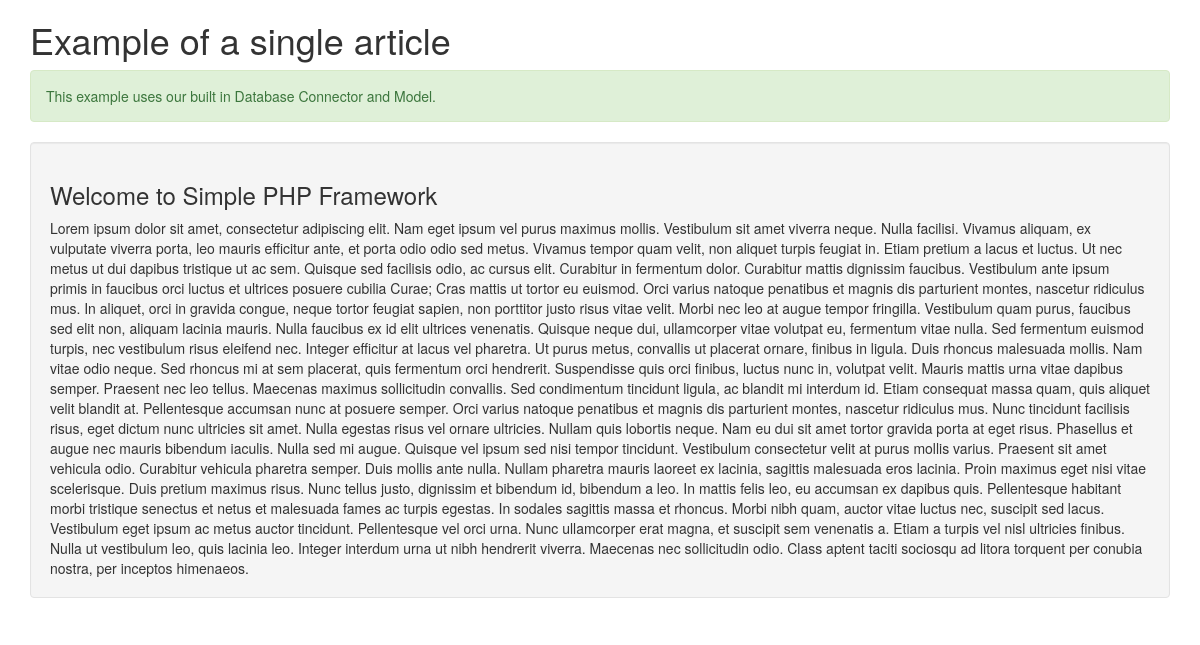
Page /home/article/welcome-to-simple-php-framework/ on the committed database.
### tables this page shows
CREATE TABLE `posts` (
  `post_id` int(11) NOT NULL,
  `post_title` text NOT NULL,
  `post_slug` text NOT NULL,
  `post_content` text NOT NULL,
  `post_date` timestamp NOT NULL DEFAULT CURRENT_TIMESTAMP
);

### system/Controller.php (called while the page is built, shortened)
<?php
class Controller
{
	public function view($view, $data = "")
	{
		include("app/views/" . $view . ".php");
	}
}

### app/controllers/Home.php (called while the page is built, shortened)
<?php
class Home extends App\Controller
{
    function __construct()
    {
        $this->test_model = new TestModel();
    }
	public function article()
	{
		$post_slug = $this->router->uri_segment(2);
		$data = array(
			'title' => "Example of a single article",
			'message' => 'This example uses our built in Database Connector and Model.',
			'posts' => $this->test_model->get_article($post_slug)
		);
		$this->view('article', $data);
	}
}

### index.php (called while the page is built, shortened)
<?php
require(INCLUDES_DIR . "/autoload.php");
$controller->router->route();

### system/lib/database/MysqliDb.php (called while the page is built, shortened)
<?php
class Db
{
	public static $prefix = '';
	protected $_mysqli;
	protected $_query;
	protected $_queryOptions = array();
	protected $_orderBy = array();
	protected $_groupBy = array();
	protected $_bindParams = array('');
	protected $host;
	protected $username;
	protected $password;
	protected $db;
	protected $port;
	protected $charset;
	public $returnType = 'array';
	protected $_nestJoin = false;
	private $_tableName = '';
	protected $_mapKey = null;
	public function __construct($host = null, $username = null, $password = null, $db = null, $port = null, $charset = 'utf8')
	{
		if (is_object($host)) {
			$this->_mysqli = $host;
		} else {
			$this->host = $host;
		}
		$this->username = $username;
		$this->password = $password;
		$this->db = $db;
		$this->port = $port;
		$this->charset = $charset;
	}
	public function connect()
	{
		$this->_mysqli = new mysqli($this->host, $this->username, $this->password, $this->db, $this->port);
		if ($this->charset) {
			$this->_mysqli->set_charset($this->charset);
		}
	}
	public function mysqli()
	{
		return $this->_mysqli;
	}
	protected function reset()
	{
		$this->_orderBy = array();
		$this->_groupBy = array();
		$this->_bindParams = array('');
		$this->_query = null;
		$this->_queryOptions = array();
		$this->returnType = 'array';
		$this->_nestJoin = false;
		$this->_tableName = '';
		$this->_mapKey = null;
	}
	public function setPrefix($prefix = '')
	{
		self::$prefix = $prefix;
		return $this;
	}
	public function get($tableName, $numRows = null, $columns = '*')
	{
		$column = is_array($columns) ? implode(', ', $columns) : $columns;
		if (strpos($tableName, '.') === false) {
			$this->_tableName = self::$prefix . $tableName;
		} else {
			$this->_tableName = $tableName;
		}
		$this->_query = 'SELECT ' . implode(' ', $this->_queryOptions) . ' ' .
			$column . " FROM " . $this->_tableName;
		$stmt = $this->_buildQuery($numRows);
		$stmt->execute();
		$res = $this->_dynamicBindResults($stmt);
		return $res;
	}
	public function getOne($tableName, $columns = '*')
	{
		$res = $this->get($tableName, 1, $columns);
		if ($res instanceof MysqliDb) {
			return $res;
		} elseif (is_array($res) && isset($res[0])) {
			return $res[0];
		} elseif ($res) {
			return $res;
		}
		return null;
	}
	protected function _determineType($item)
	{
		switch (gettype($item)) {
			case 'NULL':
			case 'string':
				return 's';
				break;
		}
		return '';
	}
	protected function _bindParam($value)
	{
		$this->_bindParams[0] .= $this->_determineType($value);
		array_push($this->_bindParams, $value);
	}
	protected function _buildPair($operator, $value)
	{
		if (!is_object($value)) {
			return ' ' . $operator . ' ? ';
		}
		$subQuery = $value->getSubQuery();
		return " " . $operator . " (" . $subQuery['query'] . ") " . $subQuery['alias'];
	}
	protected function _buildQuery($numRows = null, $tableData = null)
	{
		$stmt = $this->_prepareQuery();
		if (count($this->_bindParams) > 1) {
			call_user_func_array(array($stmt, 'bind_param'), $this->refValues($this->_bindParams));
		}
		return $stmt;
	}
	protected function _dynamicBindResults(mysqli_stmt $stmt)
	{
		$parameters = array();
		$results = array();
		$mysqlLongType = 252;
		$shouldStoreResult = false;
		$meta = $stmt->result_metadata();
		$row = array();
		while ($field = $meta->fetch_field()) {
			if ($field->type == $mysqlLongType) {
				$shouldStoreResult = true;
			}
			if ($this->_nestJoin && $field->table != $this->_tableName) {
				$field->table = substr($field->table, strlen(self::$prefix));
				$row[$field->table][$field->name] = null;
				$parameters[] = & $row[$field->table][$field->name];
			} else {
				$row[$field->name] = null;
				$parameters[] = & $row[$field->name];
			}
		}
		if ($shouldStoreResult) {
			$stmt->store_result();
		}
		call_user_func_array(array($stmt, 'bind_result'), $parameters);
		while ($stmt->fetch()) {
			if ($this->returnType == 'object') {
				$result = new stdClass ();
				foreach ($row as $key => $val) {
					if (is_array($val)) {
						$result->$key = new stdClass ();
						foreach ($val as $k => $v) {
							$result->$key->$k = $v;
						}
					} else {
						$result->$key = $val;
					}
				}
			} else {
				$result = array();
				foreach ($row as $key => $val) {
					if (is_array($val)) {
						foreach ($val as $k => $v) {
							$result[$key][$k] = $v;
						}
					} else {
						$result[$key] = $val;
					}
				}
			}
			if ($this->_mapKey) {
				$results[$row[$this->_mapKey]] = count($row) > 2 ? $result : end($result);
			} else {
				array_push($results, $result);
			}
		}
		return $results;
	}
	protected function _buildCondition($operator, &$conditions)
	{
		if (empty($conditions)) {
			return;
		}
		$this->_query .= ' ' . $operator;
		foreach ($conditions as $cond) {
			list ($concat, $varName, $operator, $val) = $cond;
			$this->_query .= " " . $concat . " " . $varName;
			switch (strtolower($operator)) {
				default:
					if (is_array($val)) {
						$this->_bindParams($val);
					} elseif ($val === null) {
						$this->_query .= ' ' . $operator . " NULL";
					} elseif ($val != 'DBNULL' || $val == '0') {
						$this->_query .= $this->_buildPair($operator, $val);
					}
			}
		}
	}
	protected function _buildGroupBy()
	{
		if (empty($this->_groupBy)) {
			return;
		}
		$this->_query .= " GROUP BY ";
		$this->_query = rtrim($this->_query, ', ') . " ";
	}
	protected function _buildOrderBy()
	{
		if (empty($this->_orderBy)) {
			return;
		}
		$this->_query .= " ORDER BY ";
		$this->_query = rtrim($this->_query, ', ') . " ";
	}
	protected function _buildLimit($numRows)
	{
		if (is_array($numRows)) {
			$this->_query .= ' LIMIT ' . (int) $numRows[0] . ', ' . (int) $numRows[1];
		} else {
			$this->_query .= ' LIMIT ' . (int) $numRows;
		}
	}
	protected function _prepareQuery()
	{
		if (!$stmt = $this->mysqli()->prepare($this->_query)) {
			$msg = $this->mysqli()->error . " query: " . $this->_query;
			$num = $this->mysqli()->errno;
			$this->reset();
			throw new Exception($msg, $num);
		}
		return $stmt;
	}
	protected function refValues(array &$arr)
	{
		if (strnatcmp(phpversion(), '5.3') >= 0) {
			$refs = array();
			foreach ($arr as $key => $value) {
				$refs[$key] = & $arr[$key];
			}
			return $refs;
		}
		return $arr;
	}
	protected function replacePlaceHolders($str, $vals)
	{
		$i = 1;
		$newStr = "";
		while ($pos = strpos($str, "?")) {
			$val = $vals[$i++];
			$newStr .= substr($str, 0, $pos) . "'" . $val . "'";
			$str = substr($str, $pos + 1);
		}
		$newStr .= $str;
		return $newStr;
	}
}

### app/models/TestModel.php (called while the page is built, shortened)
<?php
class TestModel extends App\Model
{
    public function get_article($slug){
		$this->db->where('post_slug', $slug);
		$post = $this->db->getOne('posts');
		return $post;
	}
}

### app/views/article.php (the view)
<div class="container">
    <h1><?php echo $title; ?></h1>
    <div class="alert alert-success">
        <p><?php echo $message; ?></p>
    </div>
    <?php
    if(isset($posts)){
            echo "<div class='well'>";
            echo "<h3>".$posts['post_title']."</h3>";
            echo $posts['post_content'];
            echo "</div>";
    }
    ?>
</div>

### rows in the picture
posts: post_title "Welcome to Simple PHP Framework", post_content "Lorem ipsum dolor sit amet, consectetur adipiscing elit. Nam eget ipsum vel purus maximus mollis. Vestibulum sit amet viverra neque. Nulla facilisi. Vivamus aliquam, ex vulputate viverra porta, leo mauris efficitur ante, et porta odio odio sed metus. Vivamus tempor quam velit, non aliquet turpis feugiat in. Etiam pretium a lacus et luctus. Ut nec metus ut dui dapibus tristique ut ac sem. Quisque sed facilisis odio, ac cursus elit. Curabitur in fermentum dolor. Curabitur mattis dignissim faucibus. Vestibulum ante ipsum primis in faucibus orci luctus et ultrices posuere cubilia Curae; Cras mattis ut tortor eu euismod. Orci varius natoque penatibus et magnis dis parturient montes, nascetur…"

### other values in the picture
$title "Example of a single article"
$message "This example uses our built in Database Connector and Model."
